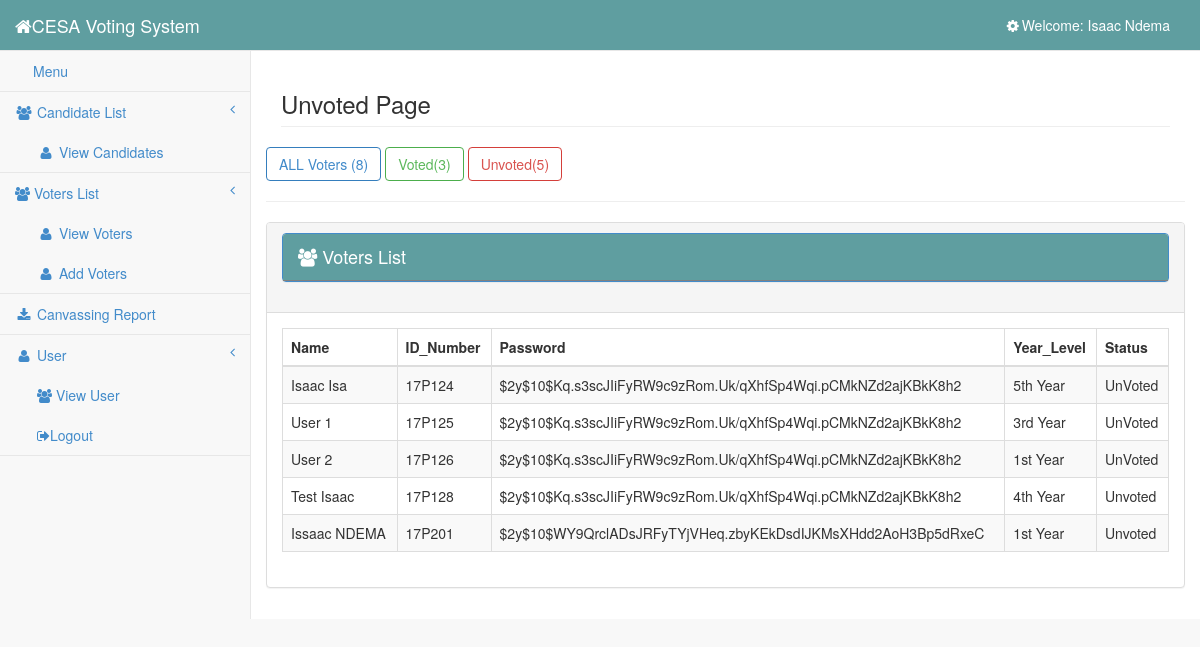
Screenshot of /admin/unvoted.php (signed in) with the database file from the repository.
### tables this page shows
CREATE TABLE IF NOT EXISTS `user` (
  `user_id` int(11) NOT NULL AUTO_INCREMENT,
  `username` varchar(100) NOT NULL,
  `password` varchar(100) NOT NULL,
  `firstname` varchar(100) NOT NULL,
  `lastname` varchar(100) NOT NULL,
  PRIMARY KEY (`user_id`)
);

CREATE TABLE IF NOT EXISTS `voters` (
  `voters_id` int(11) NOT NULL AUTO_INCREMENT,
  `id_number` varchar(6) NOT NULL,
  `password` varchar(100) NOT NULL,
  `firstname` varchar(100) NOT NULL,
  `lastname` varchar(100) NOT NULL,
  `year_level` varchar(100) NOT NULL,
  `status` varchar(100) NOT NULL,
  `account` varchar(100) NOT NULL,
  PRIMARY KEY (`voters_id`)
);

### admin/session.php (called while the page is built, shortened)
<?php
	require '../database/dbcon.php';
	$session_id=$_SESSION['id'];
	$user_query = $conn->query("SELECT * FROM user WHERE user_id = '$session_id'") or die(mysqli_errno());
	$user_row = $user_query->fetch_array();
?>

### admin/unvoted.php (the view, shortened to what this page needs)
<?php include('session.php'); ?>
<?php include('head.php'); ?>
<body>
    <div id="wrapper">
        <?php include('side_bar.php'); ?>
        <div id="page-wrapper">
            <div class="row">
                <div class="col-lg-12">
                    <h3 class="page-header">Unvoted Page</h3>
                </div>
                <?php
                $count = $conn->query("SELECT COUNT(*) as total FROM `voters`")->fetch_array();
                $count1 =  $conn->query("SELECT COUNT(*) as total FROM `voters` WHERE `status` = 'Voted'")->fetch_array();
                $count2 = $conn->query("SELECT COUNT(*) as total FROM `voters` WHERE `status` = 'Unvoted'")->fetch_array();
                ?>
                <a href="voters.php" class="btn btn-primary btn-outline">ALL Voters (<?php echo $count['total'] ?>)</a>
                <a href="voted.php" class="btn btn-success btn-outline"> Voted(<?php echo $count1['total'] ?>)</a>
                <a href="unvoted.php" class="btn btn-danger btn-outline">Unvoted(<?php echo $count2['total'] ?>) </a>
                <br />
                <hr />
                <div class="panel panel-default">
                    <div class="panel-heading">
                        <h4 class="modal-title" id="myModalLabel">
                            <div class="panel panel-primary">
                                <div class="panel-heading"><i class="fa fa-users"></i>
                                    Voters List
                                </div>
                            </div>
                        </h4>
                    </div>
                    <div class="panel-body">
                        <div class="table-responsive">
                            <table class="table table-striped table-bordered table-hover" id="dataTables-example">
                                <thead>
                                    <tr>
                                        <th>Name</th>
                                        <th>ID_Number</th>
                                        <th>Password</th>
                                        <th>Year_Level</th>
                                        <th>Status</th>
                                    </tr>
                                </thead>
                                <tbody>
                                    <?php
                                    require 'dbcon.php';
                                    $query = $conn->query("SELECT * FROM voters where status = 'Unvoted' ");
                                    while ($row = $query->fetch_array()) {
                                    ?>
                                        <tr class="odd gradeX">
                                            <td><?php echo $row['firstname'] . " " . $row['lastname']; ?></td>
                                            <td><?php echo $row['id_number']; ?></td>
                                            <td><?php echo $row['password']; ?></td>
                                            <td><?php echo $row['year_level']; ?></td>
                                            <td><?php echo $row['status']; ?></td>
                                        </tr>
                                    <?php } ?>
                                </tbody>
                            </table>
                        </div>
                    </div>
                </div>
            </div>
        </div>
    </div>
</body>
</html>

### admin/side_bar.php (shortened to what this page needs)
<?php require '../database/dbcon.php';?>
<nav class="navbar navbar-default navbar-static-top" role="navigation" style="margin-bottom:0; background-color:cadetblue;">
    <div class="navbar-header">
        <a class="navbar-brand" href="" style="color:white;"><i class="fa fa-home fa-large"> </i>CESA Voting System</a>
    </div>
    <ul class="nav navbar-top-links navbar-right">
        <?php
        $query = $conn->query("SELECT * from user where user_id ='$session_id'") or die(mysql_error());
        while ($row = $query->fetch_array()) {
        ?>
            <li class="dropdown">
                <a class="dropdown-toggle" data-toggle="dropdown" href="#" style="color: white">
                    <i class="fa fa-cog fa-spin fa-fw"></i>Welcome: <?php echo $user_username = $user_row['firstname'] . " " . $user_row['lastname']; ?>
                </a>
            </li>
        <?php } ?>
    </ul>
    <div class="navbar-default sidebar" role="navigation">
        <div class="sidebar-nav navbar-collapse">
            <ul class="nav" id="side-menu">
                <li>
                    <a href="candidate.php"><i class="fa fa-menu fa-fw"></i>Menu </a>
                </li>
                <li>
                    <a href="#"><i class="fa fa-users fa-fw"></i> Candidate List<span class="fa arrow"></span></a>
                    <ul class="nav nav-second-level">
                        <li>
                            <a href="candidate.php"><i class="fa fa-user fa-fw"></i> View Candidates</a>
                        </li>
                    </ul>
                </li>
                <li>
                    <a href="#"><i class="fa fa-users"></i> Voters List<span class="fa arrow"></span></a>
                    <ul class="nav nav-second-level">
                        <li>
                            <a href="voters.php"><i class="fa fa-user fa-fw"></i> View Voters</a>
                        </li>
                        <li>
                            <a href="../register/index.php"><i class="fa fa-user fa-fw"></i> Add Voters</a>
                        </li>
                    </ul>
                </li>
                <li>
                    <a target="blank" href="../results.php?token=CESAGI2022"><i class="fa fa-download fa-fw"></i> Canvassing Report</a>
                </li>
                <li>
                    <a href="#"><i class="fa fa-user fa-fw"></i> User<span class="fa arrow"></span></a>
                    <ul class="nav nav-second-level">
                        <li>
                            <a href="user.php"> <i class="fa fa-users"></i> View User</a>
                        </li>
                        <li>
                            <a href="logout.php"> <i class="fa fa-sign-out"></i>Logout</a>
                        </li>
                    </ul>
                </li>
            </ul>
        </div>
    </div>
</nav>

### css/sb-admin-2.css (style rules this page uses)
body { background-color: #f8f8f8; }
#wrapper { width: 100%; }
#page-wrapper { padding: 0 15px; min-height: 568px; background-color: #fff; }
@media (min-width:768px) { #page-wrapper { position: inherit; margin: 0 0 0 250px; padding: 0 30px; border-left: 1px solid #e7e7e7; } }
.navbar-top-links li { display: inline-block; }
.navbar-top-links li:last-child { margin-right: 15px; }
.navbar-top-links li a { padding: 15px; min-height: 50px; }
.sidebar .sidebar-nav.navbar-collapse { padding-right: 0; padding-left: 0; }
.sidebar ul li { border-bottom: 1px solid #e7e7e7; }
.sidebar .arrow { float: right; }
.sidebar .fa.arrow:before { content: "\f104"; }
.sidebar .nav-second-level li, .sidebar .nav-third-level li { border-bottom: 0!important; }
.sidebar .nav-second-level li a { padding-left: 37px; }
@media (min-width:768px) { .sidebar { z-index: 1; position: absolute; width: 250px; margin-top: 51px; } }
.btn-outline { color: inherit; background-color: transparent; transition: all .5s; }
.btn-primary.btn-outline { color: #428bca; }
.btn-success.btn-outline { color: #5cb85c; }
.btn-danger.btn-outline { color: #d9534f; }

### rows the page displays
user: firstname+lastname "Isaac Ndema"
voters: firstname "Isaac", lastname "Isa", id_number "17P124", password "$2y$10$Kq.s3scJIiFyRW9c9zRom.Uk/qXhfSp4Wqi.pCMkNZd2ajKBkK8h2", year_level "5th Year", status "UnVoted"
voters: firstname "User", lastname "1", id_number "17P125", password "$2y$10$Kq.s3scJIiFyRW9c9zRom.Uk/qXhfSp4Wqi.pCMkNZd2ajKBkK8h2", year_level "3rd Year", status "UnVoted"
voters: firstname "User", lastname "2", id_number "17P126", password "$2y$10$Kq.s3scJIiFyRW9c9zRom.Uk/qXhfSp4Wqi.pCMkNZd2ajKBkK8h2", year_level "1st Year", status "UnVoted"
voters: firstname "Test", lastname "Isaac", id_number "17P128", password "$2y$10$Kq.s3scJIiFyRW9c9zRom.Uk/qXhfSp4Wqi.pCMkNZd2ajKBkK8h2", year_level "4th Year", status "Unvoted"
voters: firstname "Issaac", lastname "NDEMA", id_number "17P201", password "$2y$10$WY9QrclADsJRFyTYjVHeq.zbyKEkDsdIJKMsXHdd2AoH3Bp5dRxeC", year_level "1st Year", status "Unvoted"

### other values shown
$count['total'] "8"
$count1['total'] "3"
$count2['total'] "5"
